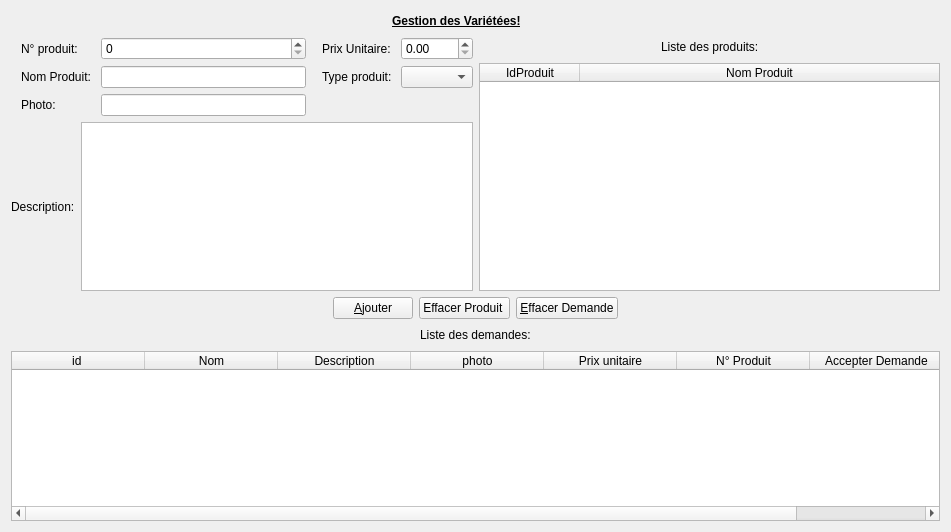
<?xml version="1.0" encoding="UTF-8"?>
<ui version="4.0">
 <class>Produit</class>
 <widget class="QDialog" name="Produit">
  <property name="geometry">
   <rect>
    <x>0</x>
    <y>0</y>
    <width>951</width>
    <height>532</height>
   </rect>
  </property>
  <property name="windowTitle">
   <string>Produit</string>
  </property>
  <layout class="QVBoxLayout" name="verticalLayout_3">
   <item>
    <layout class="QHBoxLayout" name="horizontalLayout">
     <item>
      <spacer name="horizontalSpacer">
       <property name="orientation">
        <enum>Qt::Horizontal</enum>
       </property>
       <property name="sizeHint" stdset="0">
        <size>
         <width>40</width>
         <height>20</height>
        </size>
       </property>
      </spacer>
     </item>
     <item>
      <widget class="QLabel" name="label">
       <property name="font">
        <font>
         <weight>75</weight>
         <bold>true</bold>
         <underline>true</underline>
        </font>
       </property>
       <property name="text">
        <string>Gestion des Variétées!</string>
       </property>
      </widget>
     </item>
     <item>
      <spacer name="horizontalSpacer_2">
       <property name="orientation">
        <enum>Qt::Horizontal</enum>
       </property>
       <property name="sizeHint" stdset="0">
        <size>
         <width>40</width>
         <height>20</height>
        </size>
       </property>
      </spacer>
     </item>
     <item>
      <widget class="QPushButton" name="pushButtonProduitQuitter">
       <property name="styleSheet">
        <string notr="true">border:none</string>
       </property>
       <property name="text">
        <string/>
       </property>
       <property name="icon">
        <iconset resource="nWBackOffice.qrc">
         <normaloff>:/icones/mesIcones/iconFermer2.png</normaloff>:/icones/mesIcones/iconFermer2.png</iconset>
       </property>
      </widget>
     </item>
    </layout>
   </item>
   <item>
    <layout class="QHBoxLayout" name="horizontalLayout_7">
     <item>
      <layout class="QVBoxLayout" name="verticalLayout_2">
       <item>
        <layout class="QHBoxLayout" name="horizontalLayout_6">
         <item>
          <layout class="QFormLayout" name="formLayout">
           <property name="fieldGrowthPolicy">
            <enum>QFormLayout::AllNonFixedFieldsGrow</enum>
           </property>
           <property name="leftMargin">
            <number>10</number>
           </property>
           <item row="0" column="0">
            <widget class="QLabel" name="label_4">
             <property name="text">
              <string>N° produit: </string>
             </property>
            </widget>
           </item>
           <item row="0" column="1">
            <widget class="QSpinBox" name="spinBoxNumProduit">
             <property name="maximum">
              <number>999999999</number>
             </property>
            </widget>
           </item>
           <item row="2" column="0">
            <widget class="QLabel" name="label_5">
             <property name="text">
              <string>Nom Produit: </string>
             </property>
            </widget>
           </item>
           <item row="2" column="1">
            <widget class="QLineEdit" name="lineEditNomProd"/>
           </item>
           <item row="4" column="0">
            <widget class="QLabel" name="label_9">
             <property name="text">
              <string>Photo: </string>
             </property>
            </widget>
           </item>
           <item row="4" column="1">
            <widget class="QLineEdit" name="lineEditPhoto"/>
           </item>
          </layout>
         </item>
         <item>
          <layout class="QFormLayout" name="formLayout_2">
           <property name="fieldGrowthPolicy">
            <enum>QFormLayout::AllNonFixedFieldsGrow</enum>
           </property>
           <property name="leftMargin">
            <number>10</number>
           </property>
           <item row="0" column="1">
            <widget class="QDoubleSpinBox" name="doubleSpinBoxPU"/>
           </item>
           <item row="0" column="0">
            <widget class="QLabel" name="label_7">
             <property name="text">
              <string>Prix Unitaire: </string>
             </property>
            </widget>
           </item>
           <item row="2" column="1">
            <widget class="QComboBox" name="comboBoxTypeProduit"/>
           </item>
           <item row="2" column="0">
            <widget class="QLabel" name="label_6">
             <property name="text">
              <string>Type produit: </string>
             </property>
            </widget>
           </item>
          </layout>
         </item>
        </layout>
       </item>
       <item>
        <layout class="QHBoxLayout" name="horizontalLayout_5">
         <item>
          <widget class="QLabel" name="label_8">
           <property name="text">
            <string>Description:</string>
           </property>
          </widget>
         </item>
         <item>
          <widget class="QTextEdit" name="textEdit"/>
         </item>
        </layout>
       </item>
      </layout>
     </item>
     <item>
      <layout class="QVBoxLayout" name="verticalLayout">
       <item>
        <layout class="QHBoxLayout" name="horizontalLayout_2">
         <item>
          <spacer name="horizontalSpacer_3">
           <property name="orientation">
            <enum>Qt::Horizontal</enum>
           </property>
           <property name="sizeHint" stdset="0">
            <size>
             <width>40</width>
             <height>20</height>
            </size>
           </property>
          </spacer>
         </item>
         <item>
          <widget class="QLabel" name="label_2">
           <property name="text">
            <string>Liste des produits:</string>
           </property>
          </widget>
         </item>
         <item>
          <spacer name="horizontalSpacer_4">
           <property name="orientation">
            <enum>Qt::Horizontal</enum>
           </property>
           <property name="sizeHint" stdset="0">
            <size>
             <width>40</width>
             <height>20</height>
            </size>
           </property>
          </spacer>
         </item>
        </layout>
       </item>
       <item>
        <widget class="QTableWidget" name="tableWidgetListProduit">
         <property name="selectionMode">
          <enum>QAbstractItemView::SingleSelection</enum>
         </property>
         <property name="selectionBehavior">
          <enum>QAbstractItemView::SelectRows</enum>
         </property>
         <attribute name="horizontalHeaderStretchLastSection">
          <bool>true</bool>
         </attribute>
         <attribute name="verticalHeaderVisible">
          <bool>false</bool>
         </attribute>
         <attribute name="verticalHeaderCascadingSectionResizes">
          <bool>false</bool>
         </attribute>
         <attribute name="verticalHeaderShowSortIndicator" stdset="0">
          <bool>false</bool>
         </attribute>
         <attribute name="verticalHeaderStretchLastSection">
          <bool>false</bool>
         </attribute>
         <column>
          <property name="text">
           <string>IdProduit</string>
          </property>
         </column>
         <column>
          <property name="text">
           <string>Nom Produit</string>
          </property>
         </column>
        </widget>
       </item>
      </layout>
     </item>
    </layout>
   </item>
   <item>
    <layout class="QHBoxLayout" name="horizontalLayout_4">
     <item>
      <spacer name="horizontalSpacer_7">
       <property name="orientation">
        <enum>Qt::Horizontal</enum>
       </property>
       <property name="sizeHint" stdset="0">
        <size>
         <width>40</width>
         <height>20</height>
        </size>
       </property>
      </spacer>
     </item>
     <item>
      <widget class="QPushButton" name="pushButtonAjouterProduit">
       <property name="text">
        <string>&amp;Ajouter</string>
       </property>
       <property name="icon">
        <iconset resource="nWBackOffice.qrc">
         <normaloff>:/icones/mesIcones/iconValider.png</normaloff>:/icones/mesIcones/iconValider.png</iconset>
       </property>
      </widget>
     </item>
     <item>
      <widget class="QPushButton" name="pushButtonEffacerProduit">
       <property name="text">
        <string>Effacer Produit </string>
       </property>
       <property name="icon">
        <iconset resource="nWBackOffice.qrc">
         <normaloff>:/icones/mesIcones/iconEffacer.png</normaloff>:/icones/mesIcones/iconEffacer.png</iconset>
       </property>
      </widget>
     </item>
     <item>
      <widget class="QPushButton" name="pushButtonEffacerDamanderProd">
       <property name="text">
        <string>&amp;Effacer Demande</string>
       </property>
       <property name="icon">
        <iconset resource="nWBackOffice.qrc">
         <normaloff>:/icones/mesIcones/iconEffacer.png</normaloff>:/icones/mesIcones/iconEffacer.png</iconset>
       </property>
      </widget>
     </item>
     <item>
      <spacer name="horizontalSpacer_8">
       <property name="orientation">
        <enum>Qt::Horizontal</enum>
       </property>
       <property name="sizeHint" stdset="0">
        <size>
         <width>40</width>
         <height>20</height>
        </size>
       </property>
      </spacer>
     </item>
    </layout>
   </item>
   <item>
    <layout class="QHBoxLayout" name="horizontalLayout_3">
     <item>
      <spacer name="horizontalSpacer_5">
       <property name="orientation">
        <enum>Qt::Horizontal</enum>
       </property>
       <property name="sizeHint" stdset="0">
        <size>
         <width>40</width>
         <height>20</height>
        </size>
       </property>
      </spacer>
     </item>
     <item>
      <widget class="QLabel" name="label_3">
       <property name="text">
        <string>Liste des demandes:</string>
       </property>
      </widget>
     </item>
     <item>
      <spacer name="horizontalSpacer_6">
       <property name="orientation">
        <enum>Qt::Horizontal</enum>
       </property>
       <property name="sizeHint" stdset="0">
        <size>
         <width>40</width>
         <height>20</height>
        </size>
       </property>
      </spacer>
     </item>
    </layout>
   </item>
   <item>
    <widget class="QTableWidget" name="tableWidgetDemandeProduit">
     <property name="editTriggers">
      <set>QAbstractItemView::NoEditTriggers</set>
     </property>
     <property name="selectionMode">
      <enum>QAbstractItemView::SingleSelection</enum>
     </property>
     <property name="selectionBehavior">
      <enum>QAbstractItemView::SelectRows</enum>
     </property>
     <attribute name="horizontalHeaderDefaultSectionSize">
      <number>133</number>
     </attribute>
     <attribute name="horizontalHeaderShowSortIndicator" stdset="0">
      <bool>false</bool>
     </attribute>
     <attribute name="horizontalHeaderStretchLastSection">
      <bool>false</bool>
     </attribute>
     <attribute name="verticalHeaderVisible">
      <bool>false</bool>
     </attribute>
     <attribute name="verticalHeaderCascadingSectionResizes">
      <bool>false</bool>
     </attribute>
     <attribute name="verticalHeaderShowSortIndicator" stdset="0">
      <bool>false</bool>
     </attribute>
     <column>
      <property name="text">
       <string>id </string>
      </property>
     </column>
     <column>
      <property name="text">
       <string>Nom</string>
      </property>
     </column>
     <column>
      <property name="text">
       <string>Description</string>
      </property>
     </column>
     <column>
      <property name="text">
       <string>photo</string>
      </property>
     </column>
     <column>
      <property name="text">
       <string>Prix unitaire</string>
      </property>
     </column>
     <column>
      <property name="text">
       <string>N° Produit</string>
      </property>
     </column>
     <column>
      <property name="text">
       <string>Accepter Demande</string>
      </property>
     </column>
    </widget>
   </item>
  </layout>
 </widget>
 <resources>
  <include location="nWBackOffice.qrc"/>
 </resources>
 <connections/>
</ui>
